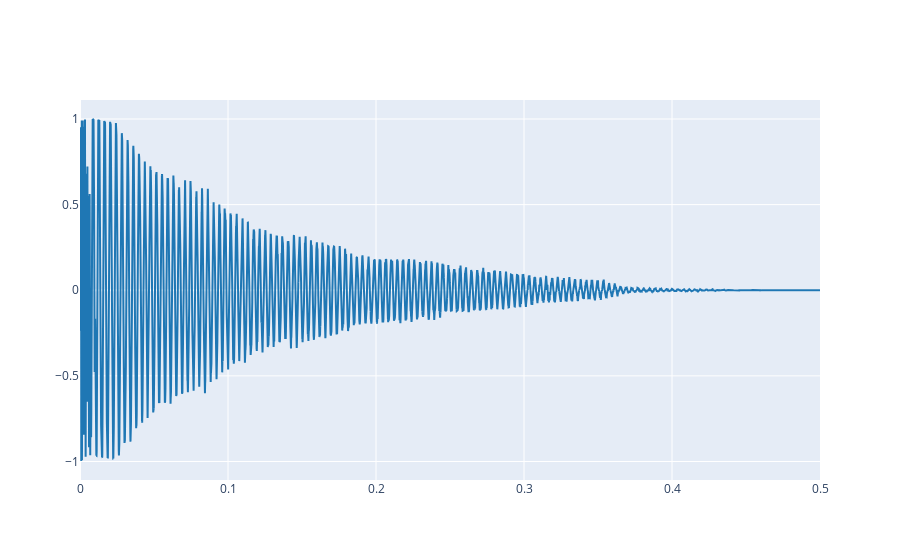

The code cell stored with this chart in its notebook:
### Markdown cell above
Note that `load_audio` function returns two variables: the audio signal (as a one dimensional array of floating point numbers), and the sampling rate (as a integer number). Now we can plot the audio signal:

### Code cell
plot_signals(ref, fs)

### Figure 1 — Plotly figure (JSON) as saved in the notebook; plotly's stock layout.template omitted (floating-point values rounded to 4 significant figures; data arrays with more than 128 entries replaced by an {"elided": "..."} marker saying what was removed)
{"data": [{"line": {"color": "#1f77b4", "shape": "linear"}, "mode": "lines", "name": "audio signal 0", "type": "scatter", "x": {"elided": "22050 float values"}, "y": {"elided": "22050 float values"}}], "layout": {}}
